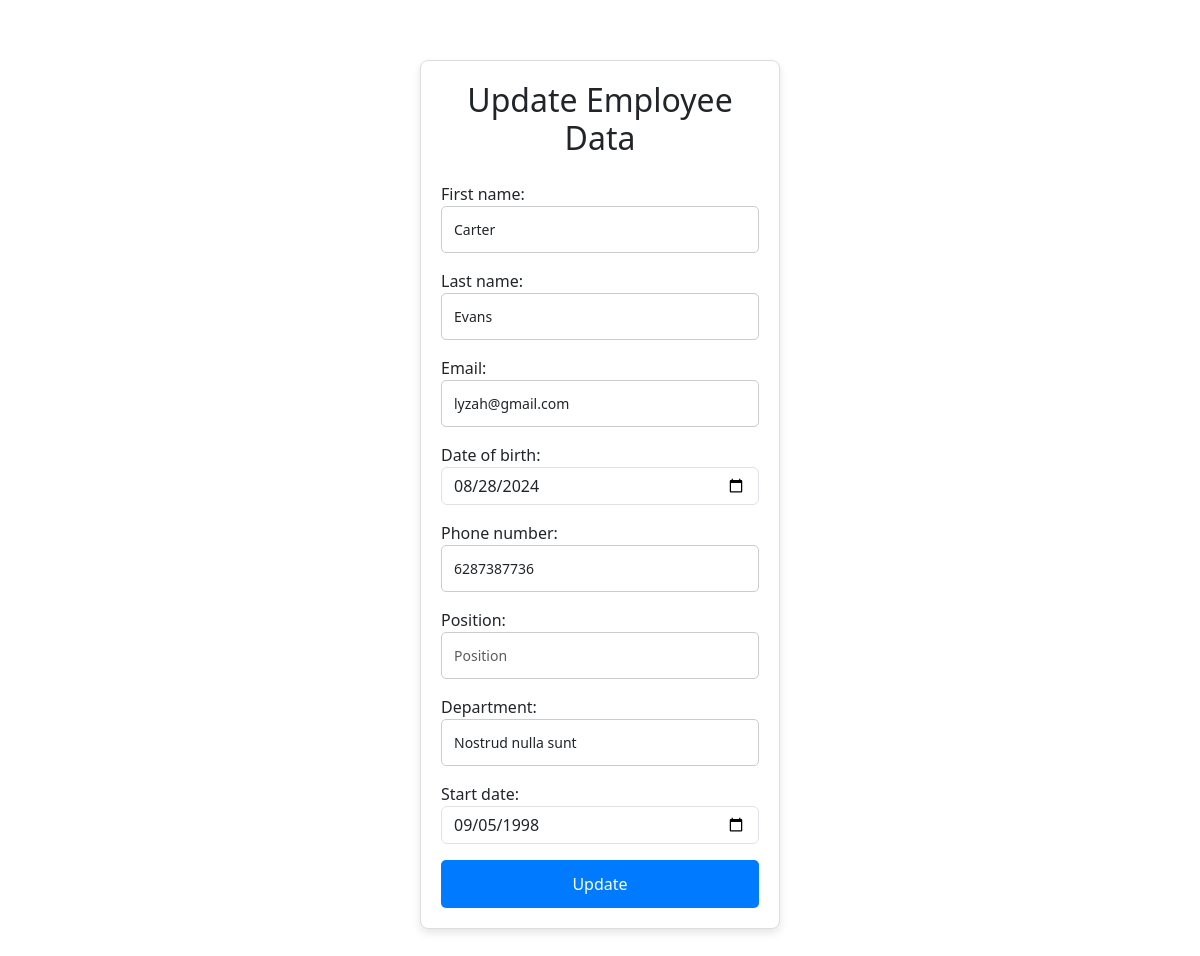
The page /6/edit/ on the database its author committed.
### apps/intern/models.py (models this page shows, shortened)
class Employee(DateTimeModel):
    first_name = models.CharField(max_length=50)
    last_name = models.CharField(max_length=50)
    email = models.EmailField(unique=True)
    phone_number = models.CharField(max_length=30, blank=True, null=True)
    date_of_birth = models.DateField()
    post = models.CharField(max_length=100)
    department = models.CharField(max_length=100)
    start_date = models.DateField()
    date_created = models.DateTimeField(auto_now_add=True)
    date_updated = models.DateTimeField(auto_now=True)

### apps/intern/views.py (the view)
# urls.py: path('<int:pk>/edit/', EmployeeUpdateView.as_view(), name='employee_update'),
class EmployeeUpdateView(UpdateView):
    model = Employee
    template_name = 'employee_update.html'
    form_class = EmployeeForm
    success_url = reverse_lazy('employee_list')

### Templates/employee_update.html (shortened to what this page needs)
{% extends 'base.html' %}
{% block content %}
<div class="register-box">
    <h2 class="text-center mb-4">Update Employee Data</h2>
    <form method="post">
        {{ form.as_p }}
        <div class="d-grid">
            <input type="submit" value="Update" class="btn btn-primary">
        </div>
    </form>
</div>
{% endblock %}

### Templates/base.html (style rules this page uses)
.register-box { max-width: 360px; margin: 60px auto; padding: 20px; border: 1px solid #ddd; border-radius: 8px; box-shadow: 0 4px 8px rgba(0, 0, 0, 0.1); background-color: #ffffff; }
.register-box form { display: flex; flex-direction: column; }
.register-box input[type="text"], .register-box input[type="password"], .register-box input[type="email"] { padding: 12px; border: 1px solid #ccc; border-radius: 5px; font-size: 14px; outline: none; transition: border-color 0.3s ease; }
.register-box input[type="submit"] { background-color: #007BFF; color: white; padding: 12px; border: none; border-radius: 5px; cursor: pointer; font-size: 16px; transition: background-color 0.3s ease; }

### rows shown on the page
Employee: first_name "Carter", last_name "Evans", email "lyzah@gmail.com", date_of_birth "08/28/2024", phone_number "6287387736", department "Nostrud nulla sunt", start_date "09/05/1998"
